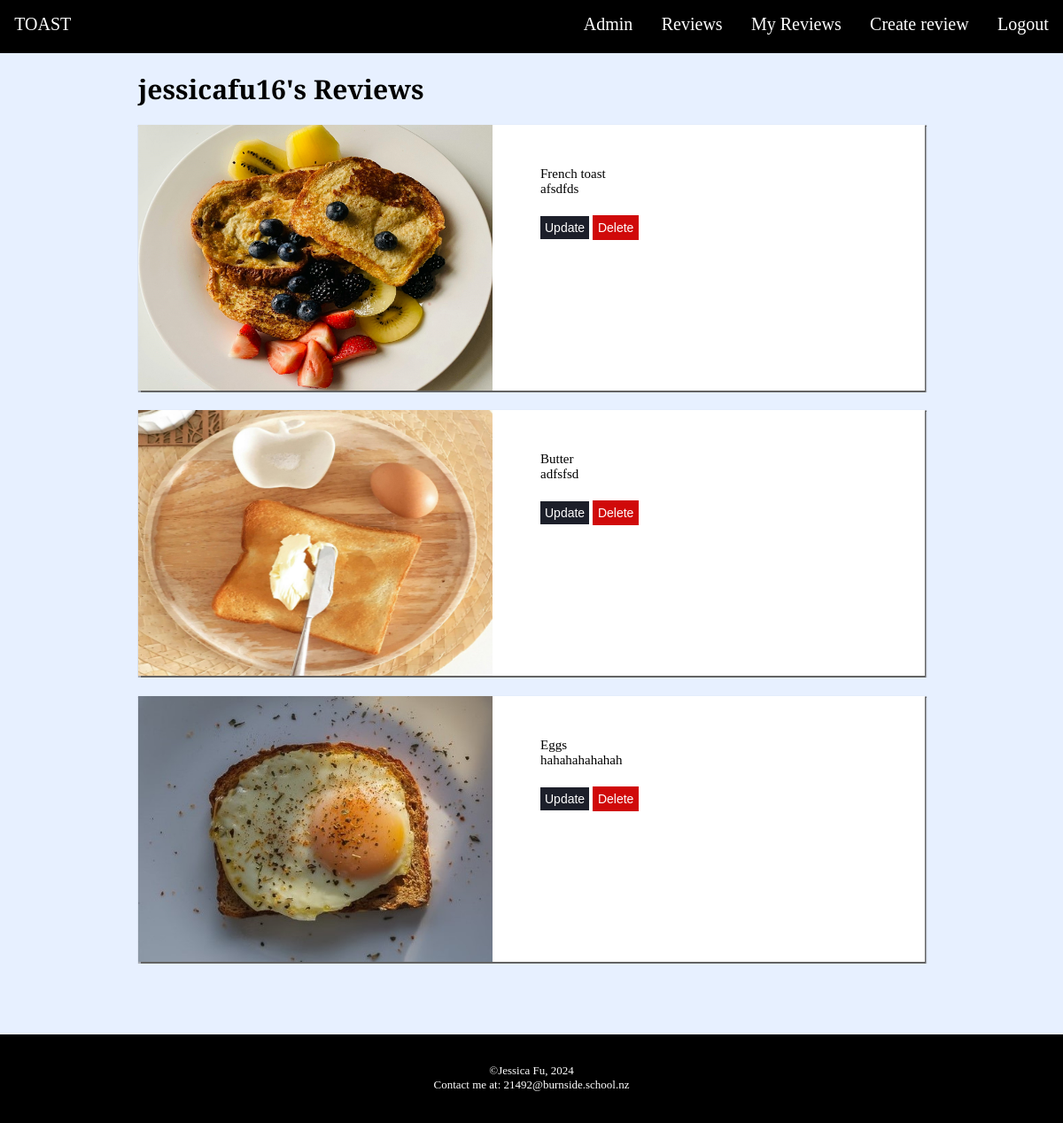
Screenshot of /my_reviews (signed in) with the database file from the repository.
### tables this page shows
CREATE TABLE Reviews (id INTEGER PRIMARY KEY AUTOINCREMENT, user_id INTEGER REFERENCES Users (id), review TEXT NOT NULL, toast_id INTEGER, approval INTEGER);

CREATE TABLE Toast (id INTEGER PRIMARY KEY AUTOINCREMENT, description TEXT NOT NULL, photo TEXT);

### routes.py (the view, shortened to what this page needs)
@app.route('/my_reviews', methods=['GET', 'POST'])
def my_reviews():
    if request.method == 'GET':
        if 'username' not in session:
            return redirect(url_for('login'))
        else:
            query = "SELECT t.description, r.review, r.id, t.photo \
                    FROM reviews AS r \
                    JOIN Users as u ON r.user_id = u.id \
                    JOIN Toast AS t ON t.id = r.toast_id WHERE username = ?"
            reviews = (sql_queries(query, 1, (session["username"], )))
            return render_template('my_reviews.html',
                                   reviews=reviews,
                                   username=session['username'])

### routes.py (called while the page is built)
def sql_queries(query, option, data=None):
    connection = sqlite3.connect('toast.db')
    cursor = connection.cursor()
    if data:
        cursor.execute(query, data)
    else:
        cursor.execute(query)
    if option == 0:
        result = cursor.fetchone()
        return result
    elif option == 1:
        result = cursor.fetchall()
        return result
    else:
        connection.commit()
    connection.close()

### templates/my_reviews.html (shortened to what this page needs)
{% extends 'layout.html' %}
   {% block main -%}
   {% if reviews == [] %}
    <div class="noRevGridContainer">
    <h1>{{ username }}'s Reviews</h1>
    {% with messages = get_flashed_messages() %}
    {% if messages %}
       {% for message in messages %}
          {{ message }}
       {% endfor %}
    {% endif %}
   {% endwith %}
    <div class="myRevGridItem">
    <div class="noRevText">You have no reviews :C<br> Want to create a review? <br><a href="/create_reviews">Create</a></div>
    <img  height="400px" width="400px" alt="toastwitheyes" src="/static/images/A_piece_of_toast_with_eyes.jpg">
    </div>
</div>
{% else %}
<div class="myRevGridContainer">
<h1>{{ username }}'s Reviews</h1>
     {% for review in reviews %}
     <div class="myRevGridItem">
        <div class="myRevPhoto">
            <img height="300px" width="400px" alt="toastphoto" src="{{review[3]}}">
        </div>
        <div class="myRevText">
            <br>
            {{ review[0] }}
            <br>
            {{ review[1] }}
            <br><br>
            <form action="/my_reviews" method="post">
               <input type="submit" name="Update_review" value="Update" class="myRevButtons">
               <input type="submit" name="Delete_review" value="Delete" class="deleteButton">
            </form>
        </div>
    </div>
    {% endfor %}
</div>
{% endif %}
{%- endblock %}

### templates/layout.html (shortened to what this page needs)
<!DOCTYPE html>
<html lang="en">
    <head>
        <link rel="stylesheet" href="static/style.css">
    </head>
    <body>
    {% if session['admin'] == '1'%}
        <div class="navDiv">
        <nav>
            <a href="/" class="logo">TOAST</a>
            <a href="/logout" class="navOption">Logout</a>
            <a href="/create_reviews" class="navOption">Create review</a>
            <a href="/my_reviews" class="navOption">My Reviews</a>
            <a href="/" class="navOption">Reviews</a>
            <a href="/admin" class="navOption">Admin</a>
        </nav>
        </div>
    {% endif %}
        <main>
            {% block main %}
            {% endblock %}
        </main>
        <footer>
            <div class="footerdiv">
            <p>&copy;Jessica Fu, 2024 <br>Contact me at: 21492@burnside.school.nz</p>
            </div>
        </footer>
    </body>
</html>

### static/style.css (style rules this page uses)
body { word-wrap: break-word; background-color: rgb(231, 240, 255); margin:0%; font-family:Verdana; height:auto; font-size:15px; }
main { height:max-content }
footer { padding-top:20px; height:80px; background-color: #000000; bottom:0; width:100%; text-align:center; color:white; font-size:13px; }
h1 { font-family: "Arvo"; }
nav { height: 60px; background-color:black; z-index:2000000; position: fixed; width:100%; }
.navOption { float:right; text-decoration:none; padding:1.35%; font:"arvo"; color:white; font-size:20px; }
.logo { float:left; text-decoration:none; padding:1.35%; font:"arvo"; color:white; font-size:20px; }
.navDiv { height:60px; }
.myRevGridContainer { margin-left:13%; margin-right:13%; margin-bottom:5%; display:grid; height:min-content; min-height:78vh; }
.myRevGridItem { box-shadow: 1px 0.5px 1px 1px rgb(99, 99, 99); display:grid; grid-template-columns: 1fr 1fr; height:min-content; margin-bottom: 2.5%; background-color: white; }
.myRevText { padding:30px; padding-left:10px; inline-size:400px; width:400px; }
.myRevPhoto { margin-top:auto; margin-bottom:auto; font-size:0; }
.myRevButtons { color:white; text-decoration:none; background-color:#1c1f2a; padding:5px; font-size:14px; border:transparent; }
.deleteButton { color:white; text-decoration:none; background-color:#d00a0a; padding:6px; font-size:14px; border:transparent; margin-top:1%; }

### rows the page displays
Reviews: photo (picture), description "French toast", review "afsdfds"
Reviews: photo (picture), description "Butter", review "adfsfsd"
Reviews: photo (picture), description "Eggs", review "hahahahahahah"

### other values shown
{{ username }} "jessicafu16"
